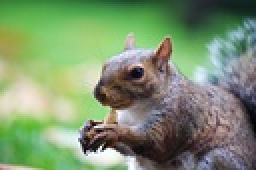
%> input picture ES04/Nut.jpg, 128 x 85 px, shrunk from 720 x 480 before the run (shown 2 times larger)
$ octave ES04.m   (GNU Octave 9; MATLAB toolbox functions it lacks are replaced by stand-ins)
%> lines starting %> are read from the running program, lines starting %| are printed output that depends on the picture; in (x1, y1, x2, y2) boxes, pixels count from 0 and x2, y2 are one past the last pixel; in counts of white or black regions, pixels touching at a corner belong together; the program's own positions count from 1
%se17m019 Leonhardt Schwarz

A = imread('Nut.jpg');
%> A is the input picture: size 85x128x3 uint8; mean R, G, B 124.3, 146.7, 111
A = rgb2gray(A);
%> A: size 85x128 uint8

%Noise and Filters
figure

%Salt Pepper
salt_pepper_noise = imnoise(A, 'salt & pepper', 0.2);
subplot(3,3,1);
imshow(salt_pepper_noise);
title('Salt & pepper')

%median
median_filter =@(x) median(x(:));
median_filter_salt_pepper = nlfilter(salt_pepper_noise, [5 5], median_filter);
subplot(3,3,2);
imshow(median_filter_salt_pepper);
title('Median Salt & pepper')

%averaging
subplot(3,3,3);
average_salt_pepper = conv2(salt_pepper_noise, fspecial('average', 5));
imshow(uint8(average_salt_pepper));
title('Average Salt & pepper')

%gaussian
subplot(3,3,4);
gaussian_salt_pepper = conv2(salt_pepper_noise, fspecial('gaussian', 5));
imshow(uint8(gaussian_salt_pepper));
title('gaussian Salt & pepper')

% Gaussian Noise
subplot(3,3,5);
gaussian_noise_1 = imnoise(A, 'gaussian', 0, 0.01);
imshow(uint8(gaussian_noise_1));
title('Gaussian 0.01');

subplot(3,3,6);
gaussian_noise_2 = imnoise(A, 'gaussian', 0, 0.05);
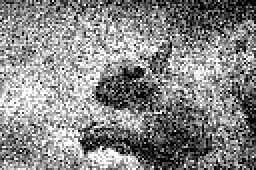
%> gaussian_noise_2: size 85x128 uint8 (shown 2 times larger); min 0, max 255, mean 135
imshow(uint8(gaussian_noise_2));
title('Gaussian 0.05');

%median
median_filter_gaussian_noise = nlfilter(gaussian_noise_2, [5 5], median_filter);
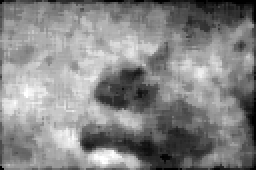
%> median_filter_gaussian_noise: size 85x128 uint8 (shown 2 times larger); min 0, max 255, mean 133.4
subplot(3,3,7);
imshow(median_filter_gaussian_noise);
title('Median Gaussian 0.05')

%gaussian
subplot(3,3,8);
gaussian_filter_gaussian_noise = conv2(gaussian_noise_2, fspecial('gaussian', 8));
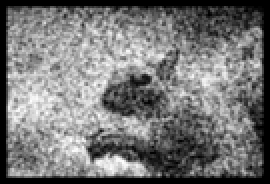
%> gaussian_filter_gaussian_noise: size 92x135 double (shown 2 times larger); min 0, max 253.6, mean 118.3
imshow(uint8(gaussian_filter_gaussian_noise));
title('gaussian Gaussian 0.05')


subplot(3,3,9);
gaussian_noise_3 = imnoise(A, 'gaussian', 0, 0.1);
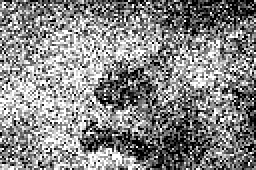
%> gaussian_noise_3: size 85x128 uint8 (shown 2 times larger); min 0, max 255, mean 135.2
imshow(uint8(gaussian_noise_3));
title('Gaussian 0.1');


%Comic
edges_horizontal = conv2(double(A), fspecial('sobel'));
edges_vertical = conv2(double(A), fspecial('sobel')');
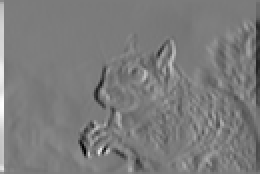
%> edges_vertical: size 87x130 double (shown 2 times larger); min -831, max 878, mean 0; drawn with min black and max white
%calculate gradient magnitude
edges = sqrt(edges_horizontal .^ 2 + edges_vertical .^ 2);
%normalize image for binarize
normalized =(edges-min(edges(:)))/(max(edges(:))-min(edges(:)));
binarized = imbinarize(uint8(edges));
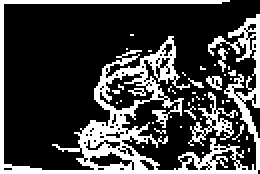
%> binarized: size 87x130 logical (shown 2 times larger); 26.1% white; 45 white regions (41 under 20 px), largest, box (x1, y1, x2, y2) and area: (0, 0, 130, 87) 2571, (94, 46, 119, 73) 180, (103, 38, 111, 45) 34, (109, 24, 114, 36) 28

figure
imshow(-binarized, []);
title('Comic Effect');

%Nlfilters
figure
%median already used in exercise 1
subplot(2,2,1);
imshow(salt_pepper_noise);
title('Original');

subplot(2,2,2);
imshow(median_filter_salt_pepper);
title('Median');
%local contrast

subplot(2,2,3);
imshow(A);
title('Original for Local Contrast');

local_contrast =@(x) (max(x(:)) - min (x(:)));
local_contrast_im = nlfilter(A, [5 5], local_contrast);

subplot(2,2,4);
imshow(local_contrast_im);
title('Local Contrast');


%Pixelize
figure
pixelate = @(block_struct) std2(block_struct.data) * ones(size(block_struct.data));

IM_blk = blockproc(A, [5 5], pixelate);
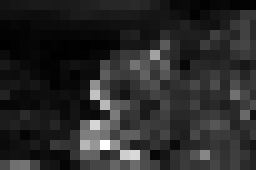
%> IM_blk: size 85x128 double (shown 2 times larger); min 0.408, max 65.71, mean 10.9; drawn with min black and max white
imshow(IM_blk, []);
